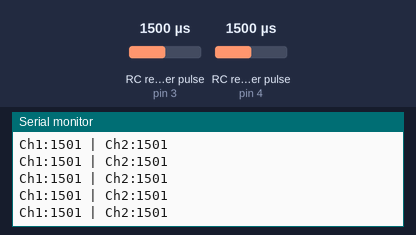
This sketch was run on a simulated Arduino Uno, built with avr-gcc and run on an emulated ATmega328P. On the bench: the last lines printed to the serial monitor. Wiring (inferred from the names in the program): 2 × RC receiver channel: data pin 3 / data pin 4. The inputs (shaded band) are chosen by the test bench; at power-on: RC receiver pulse (sensors on pin 3, pin 4) 1500 µs.

Above: at 1.2 s.
1.3 s: RC receiver pulse (sensor on pin 3) set to 1980 µs
At 1.39 s:
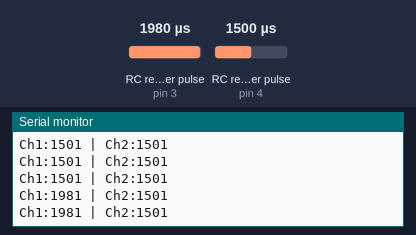
4.3 s: RC receiver pulse (sensor on pin 4) set to 1020 µs
At 4.31 s:
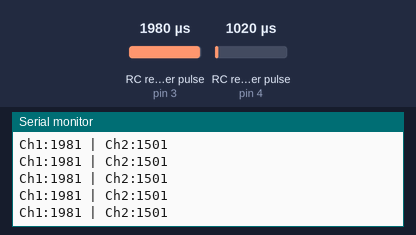
5.8 s: RC receiver pulse (sensor on pin 3) set to 1020 µs
At 5.83 s:
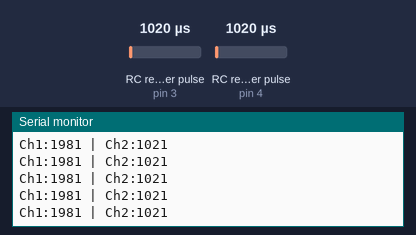
7.3 s: RC receiver pulse (sensor on pin 4) set to 1250 µs
At 8.2 s:
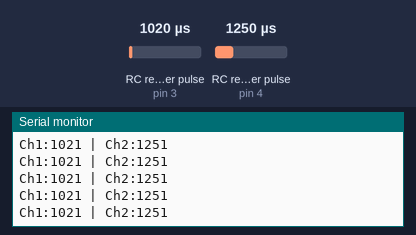
Timing chart, 0 to 9.8 s (numbered marks = the images above; inputs shaded):
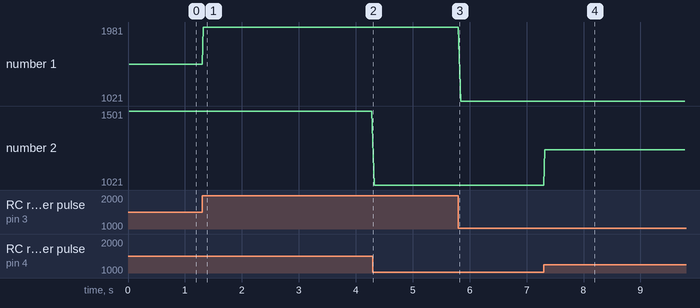

Measured:
- after the input at 1.3 s, the serial monitor: prints a new line at once (image 1)
- after the input at 7.3 s, the serial monitor: prints a new line at once (image 4)
- plotted number 1: 1501 → 1981 after the input at 1.3 s
- plotted number 2: 1501 → 1021 after the input at 4.3 s, 1021 → 1251 after the input at 7.3 s

The sketch:

090_RC_Attack_T2DR.ino
```cpp
//A full description of this module (and many others) can be downloaded at: https://eve_arduino

const int ch1_pin=3;
const int ch2_pin=4;

int ch1_value;
int ch2_value;

void setup() {
  Serial.begin(115200);
  pinMode(ch1_pin, INPUT);
  pinMode(ch2_pin,INPUT);
}

void loop() {
  ch1_value = pulseIn (ch1_pin,HIGH);
  Serial.print ("Ch1:");
  Serial.print (ch1_value);
  Serial.print (" | ");

  ch2_value = pulseIn (ch2_pin,HIGH);
  Serial.print ("Ch2:");
  Serial.print (ch2_value);
  Serial.println ();
}
```
